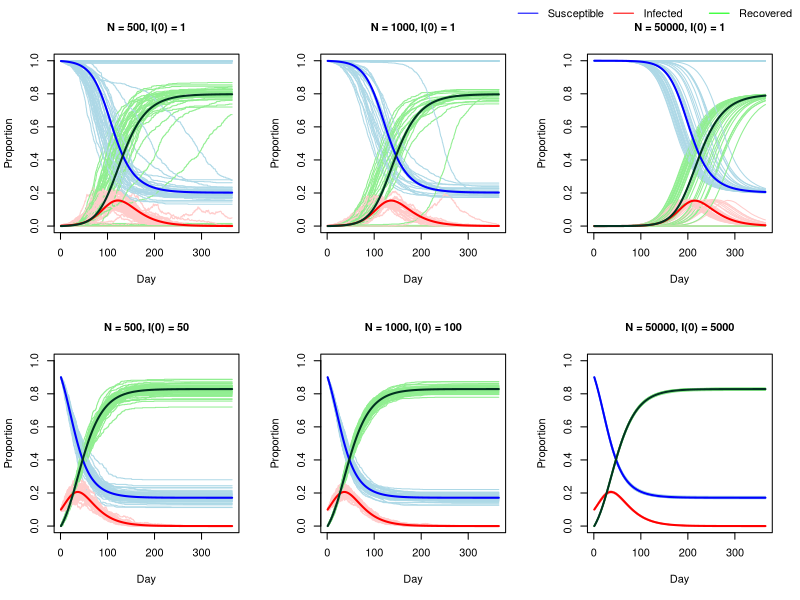

Recreate this plot in R.
#Plots
par(mfrow=c(2,3)) # Create a 2x3 plotting area

#A

#Frequency-dependent formulation
# Stochastic simulation
Stochastic_DT_SIR_model <- function(N, S0, I0, minTime, maxTime, beta, gamma, step_size) {
  minTime <- minTime           # start time
  maxTime <- maxTime           # end time
  step_size <- step_size       # step size
  steps <- seq(minTime, maxTime, by = step_size)   # time discretization
  beta <- beta                 # infection rate
  gamma <- gamma               # recovery rate
  S <- numeric(length(steps))  # create empty vector to store simulations for susceptibles
  I <- numeric(length(steps))  # create empty vector to store simulations for infectives
  R <- numeric(length(steps))  # create empty vector to store simulations for removed
  S[1] <- S0 / N               # initial proportion of susceptibles
  I[1] <- I0 / N               # initial proportion of infectives
  R[1] <- (N - S0 - I0) / N    # initial proportion of Removed
  
  # Loop through discretized time and update the compartments at each step
  for (tym in 2:length(steps)) {
    # Assuming infections occur at the point of a Poisson process
    p_I <- 1 - exp(-beta * I[tym - 1] * step_size)  # Probability of infection
    p_R <- 1 - exp(-gamma * step_size)              # Probability of recovery
    
    # Sample infections and recoveries from a binomial trial
    delta_S <- rbinom(1, round(S[tym - 1] * N), p_I)
    delta_I <- rbinom(1, round(I[tym - 1] * N), p_R)
    
    # Update the compartments
    S[tym] <- S[tym - 1] - delta_S / N
    I[tym] <- I[tym - 1] + delta_S / N - delta_I / N
    R[tym] <- R[tym - 1] + delta_I / N
  }
  
  return(data.frame(Steps = steps, S = S, I = I, R = R))
}


#Frequency-dependent formulation
# Deterministic simulation
Deterministic_DT_SIR_model2 <- function(N, S0, I0, minTime, maxTime, beta, gamma, step_size) {
  minTime <- minTime           # start time
  maxTime <- maxTime           # end time
  step_size <- step_size       # step size
  steps <- seq(minTime, maxTime, by = step_size)   # time discretization
  beta <- beta                 # infection rate
  gamma <- gamma               # recovery rate
  S <- numeric(length(steps))  # create empty vector to store simulations for susceptibles
  I <- numeric(length(steps))  # create empty vector to store simulations for infectives
  R <- numeric(length(steps))  # create empty vector to store simulations for removed
  S[1] <- S0 / N               # initial proportion of susceptibles
  I[1] <- I0 / N               # initial proportion of infectives
  R[1] <- (N - S0 - I0) / N    # initial proportion of Removed
  
  # Loop through discretized time and update the compartments at each step
  for (tym in 2:length(steps)) {
    # Assuming infections occur at the point of a Poisson process
    S[tym] <- S[tym - 1] - S[tym - 1] * (1 - exp(-beta * I[tym - 1] * step_size))
    I[tym] <- I[tym - 1] + S[tym - 1] * (1 - exp(-beta * I[tym - 1] * step_size)) - I[tym - 1] * (1 - exp(-gamma * step_size))
    R[tym] <- R[tym - 1] + I[tym - 1] * (1 - exp(-gamma * step_size))
  }
  
  return(data.frame(Steps = steps, S = S, I = I, R = R))
}

# Initial values and parameters
N <- 500
S0 <- 499
I0 <- 1
minTime <- 1
maxTime <- 365
beta <- 0.1
gamma <- 0.05
step_size <- 0.03

#par(mfrow=c(1,1)) # Create a 2x3 plotting area
# Empty plot frame
plot(0, type = "n", xlim = c(minTime, maxTime), ylim = c(0, 1),cex.main=1.0, xlab = "Day", ylab = "Proportion", main = "N = 500, I(0) = 1")
colors <- c("#add8e6", "#ffcccb", "#90ee90")

# Overlaying plots
plots <- 50
for (i in 1:plots) {
  stochastic <- Stochastic_DT_SIR_model(N, S0, I0, minTime, maxTime, beta, gamma, step_size)
  lines(stochastic$Steps, stochastic$S, col = colors[1])
  lines(stochastic$Steps, stochastic$I, col = colors[2])
  lines(stochastic$Steps, stochastic$R, col = colors[3])
}

deterministic <- Deterministic_DT_SIR_model2(N, S0, I0, minTime, maxTime, beta, gamma, step_size)
lines(deterministic$Steps, deterministic$S, col = "blue", lwd = 2.0)
lines(deterministic$Steps, deterministic$I, col = "red", lwd = 2.0)
lines(deterministic$Steps, deterministic$R, col = "#013220", lwd = 2.0)

#legend("topright", legend = c("Susceptible", "Infected", "Recovered"), col = c("blue", "red", "green"), lty = 1)


#B

#Frequency-dependent formulation
# Stochastic simulation
Stochastic_DT_SIR_model <- function(N, S0, I0, minTime, maxTime, beta, gamma, step_size) {
  minTime <- minTime           # start time
  maxTime <- maxTime           # end time
  step_size <- step_size       # step size
  steps <- seq(minTime, maxTime, by = step_size)   # time discretization
  beta <- beta                 # infection rate
  gamma <- gamma               # recovery rate
  S <- numeric(length(steps))  # create empty vector to store simulations for susceptibles
  I <- numeric(length(steps))  # create empty vector to store simulations for infectives
  R <- numeric(length(steps))  # create empty vector to store simulations for removed
  S[1] <- S0 / N               # initial proportion of susceptibles
  I[1] <- I0 / N               # initial proportion of infectives
  R[1] <- (N - S0 - I0) / N    # initial proportion of Removed
  
  # Loop through discretized time and update the compartments at each step
  for (tym in 2:length(steps)) {
    # Assuming infections occur at the point of a Poisson process
    p_I <- 1 - exp(-beta * I[tym - 1] * step_size)  # Probability of infection
    p_R <- 1 - exp(-gamma * step_size)              # Probability of recovery
    
    # Sample infections and recoveries from a binomial trial
    delta_S <- rbinom(1, round(S[tym - 1] * N), p_I)
    delta_I <- rbinom(1, round(I[tym - 1] * N), p_R)
    
    # Update the compartments
    S[tym] <- S[tym - 1] - delta_S / N
    I[tym] <- I[tym - 1] + delta_S / N - delta_I / N
    R[tym] <- R[tym - 1] + delta_I / N
  }
  
  return(data.frame(Steps = steps, S = S, I = I, R = R))
}


#Frequency-dependent formulation
# Deterministic simulation
Deterministic_DT_SIR_model2 <- function(N, S0, I0, minTime, maxTime, beta, gamma, step_size) {
  minTime <- minTime           # start time
  maxTime <- maxTime           # end time
  step_size <- step_size       # step size
  steps <- seq(minTime, maxTime, by = step_size)   # time discretization
  beta <- beta                 # infection rate
  gamma <- gamma               # recovery rate
  S <- numeric(length(steps))  # create empty vector to store simulations for susceptibles
  I <- numeric(length(steps))  # create empty vector to store simulations for infectives
  R <- numeric(length(steps))  # create empty vector to store simulations for removed
  S[1] <- S0 / N               # initial proportion of susceptibles
  I[1] <- I0 / N               # initial proportion of infectives
  R[1] <- (N - S0 - I0) / N    # initial proportion of Removed
  
  # Loop through discretized time and update the compartments at each step
  for (tym in 2:length(steps)) {
    # Assuming infections occur at the point of a Poisson process
    S[tym] <- S[tym - 1] - S[tym - 1] * (1 - exp(-beta * I[tym - 1] * step_size))
    I[tym] <- I[tym - 1] + S[tym - 1] * (1 - exp(-beta * I[tym - 1] * step_size)) - I[tym - 1] * (1 - exp(-gamma * step_size))
    R[tym] <- R[tym - 1] + I[tym - 1] * (1 - exp(-gamma * step_size))
  }
  
  return(data.frame(Steps = steps, S = S, I = I, R = R))
}

# Initial values and parameters
N <- 1000
S0 <- 999
I0 <- 1
minTime <- 1
maxTime <- 365
beta <- 0.1
gamma <- 0.05
step_size <- 0.03

#par(mfrow=c(1,1)) # Create a 2x3 plotting area
# Empty plot frame
plot(0, type = "n", xlim = c(minTime, maxTime), ylim = c(0, 1), xlab = "Day",cex.main=1.0, ylab = "Proportion", main = "N = 1000, I(0) = 1")
colors <- c("#add8e6", "#ffcccb", "#90ee90")

# Overlaying plots
plots <- 50
for (i in 1:plots) {
  stochastic <- Stochastic_DT_SIR_model(N, S0, I0, minTime, maxTime, beta, gamma, step_size)
  lines(stochastic$Steps, stochastic$S, col = colors[1])
  lines(stochastic$Steps, stochastic$I, col = colors[2])
  lines(stochastic$Steps, stochastic$R, col = colors[3])
}

deterministic <- Deterministic_DT_SIR_model2(N, S0, I0, minTime, maxTime, beta, gamma, step_size)
lines(deterministic$Steps, deterministic$S, col = "blue", lwd = 2.0)
lines(deterministic$Steps, deterministic$I, col = "red", lwd = 2.0)
lines(deterministic$Steps, deterministic$R, col = "#013220", lwd = 2.0)

#legend("topright", legend = c("Susceptible", "Infected", "Recovered"), col = c("blue", "red", "green"), lty = 1)



#C

#Frequency-dependent formulation
# Stochastic simulation
Stochastic_DT_SIR_model <- function(N, S0, I0, minTime, maxTime, beta, gamma, step_size) {
  minTime <- minTime           # start time
  maxTime <- maxTime           # end time
  step_size <- step_size       # step size
  steps <- seq(minTime, maxTime, by = step_size)   # time discretization
  beta <- beta                 # infection rate
  gamma <- gamma               # recovery rate
  S <- numeric(length(steps))  # create empty vector to store simulations for susceptibles
  I <- numeric(length(steps))  # create empty vector to store simulations for infectives
  R <- numeric(length(steps))  # create empty vector to store simulations for removed
  S[1] <- S0 / N               # initial proportion of susceptibles
  I[1] <- I0 / N               # initial proportion of infectives
  R[1] <- (N - S0 - I0) / N    # initial proportion of Removed
  
  # Loop through discretized time and update the compartments at each step
  for (tym in 2:length(steps)) {
    # Assuming infections occur at the point of a Poisson process
    p_I <- 1 - exp(-beta * I[tym - 1] * step_size)  # Probability of infection
    p_R <- 1 - exp(-gamma * step_size)              # Probability of recovery
    
    # Sample infections and recoveries from a binomial trial
    delta_S <- rbinom(1, round(S[tym - 1] * N), p_I)
    delta_I <- rbinom(1, round(I[tym - 1] * N), p_R)
    
    # Update the compartments
    S[tym] <- S[tym - 1] - delta_S / N
    I[tym] <- I[tym - 1] + delta_S / N - delta_I / N
    R[tym] <- R[tym - 1] + delta_I / N
  }
  
  return(data.frame(Steps = steps, S = S, I = I, R = R))
}


#Frequency-dependent formulation
# Deterministic simulation
Deterministic_DT_SIR_model2 <- function(N, S0, I0, minTime, maxTime, beta, gamma, step_size) {
  minTime <- minTime           # start time
  maxTime <- maxTime           # end time
  step_size <- step_size       # step size
  steps <- seq(minTime, maxTime, by = step_size)   # time discretization
  beta <- beta                 # infection rate
  gamma <- gamma               # recovery rate
  S <- numeric(length(steps))  # create empty vector to store simulations for susceptibles
  I <- numeric(length(steps))  # create empty vector to store simulations for infectives
  R <- numeric(length(steps))  # create empty vector to store simulations for removed
  S[1] <- S0 / N               # initial proportion of susceptibles
  I[1] <- I0 / N               # initial proportion of infectives
  R[1] <- (N - S0 - I0) / N    # initial proportion of Removed
  
  # Loop through discretized time and update the compartments at each step
  for (tym in 2:length(steps)) {
    # Assuming infections occur at the point of a Poisson process
    S[tym] <- S[tym - 1] - S[tym - 1] * (1 - exp(-beta * I[tym - 1] * step_size))
    I[tym] <- I[tym - 1] + S[tym - 1] * (1 - exp(-beta * I[tym - 1] * step_size)) - I[tym - 1] * (1 - exp(-gamma * step_size))
    R[tym] <- R[tym - 1] + I[tym - 1] * (1 - exp(-gamma * step_size))
  }
  
  return(data.frame(Steps = steps, S = S, I = I, R = R))
}

# Initial values and parameters
N <- 50000
S0 <- 49999
I0 <- 1
minTime <- 1
maxTime <- 365
beta <- 0.1
gamma <- 0.05
step_size <- 0.03

#par(mfrow=c(1,1)) # Create a 2x3 plotting area
# Empty plot frame
plot(0, type = "n", xlim = c(minTime, maxTime), ylim = c(0, 1), xlab = "Day", cex.main=1.0,ylab = "Proportion", main = "N = 50000, I(0) = 1")
colors <- c("#add8e6", "#ffcccb", "#90ee90")

# Overlaying plots
plots <- 50
for (i in 1:plots) {
  stochastic <- Stochastic_DT_SIR_model(N, S0, I0, minTime, maxTime, beta, gamma, step_size)
  lines(stochastic$Steps, stochastic$S, col = colors[1])
  lines(stochastic$Steps, stochastic$I, col = colors[2])
  lines(stochastic$Steps, stochastic$R, col = colors[3])
}

deterministic <- Deterministic_DT_SIR_model2(N, S0, I0, minTime, maxTime, beta, gamma, step_size)
lines(deterministic$Steps, deterministic$S, col = "blue", lwd = 2.0)
lines(deterministic$Steps, deterministic$I, col = "red", lwd = 2.0)
lines(deterministic$Steps, deterministic$R, col = "#013220", lwd = 2.0)

#legend("topright", legend = c("Susceptible", "Infected", "Recovered"), col = c("blue", "red", "green"), lty = 1)


#D

#Frequency-dependent formulation
# Stochastic simulation
Stochastic_DT_SIR_model <- function(N, S0, I0, minTime, maxTime, beta, gamma, step_size) {
  minTime <- minTime           # start time
  maxTime <- maxTime           # end time
  step_size <- step_size       # step size
  steps <- seq(minTime, maxTime, by = step_size)   # time discretization
  beta <- beta                 # infection rate
  gamma <- gamma               # recovery rate
  S <- numeric(length(steps))  # create empty vector to store simulations for susceptibles
  I <- numeric(length(steps))  # create empty vector to store simulations for infectives
  R <- numeric(length(steps))  # create empty vector to store simulations for removed
  S[1] <- S0 / N               # initial proportion of susceptibles
  I[1] <- I0 / N               # initial proportion of infectives
  R[1] <- (N - S0 - I0) / N    # initial proportion of Removed
  
  # Loop through discretized time and update the compartments at each step
  for (tym in 2:length(steps)) {
    # Assuming infections occur at the point of a Poisson process
    p_I <- 1 - exp(-beta * I[tym - 1] * step_size)  # Probability of infection
    p_R <- 1 - exp(-gamma * step_size)              # Probability of recovery
    
    # Sample infections and recoveries from a binomial trial
    delta_S <- rbinom(1, round(S[tym - 1] * N), p_I)
    delta_I <- rbinom(1, round(I[tym - 1] * N), p_R)
    
    # Update the compartments
    S[tym] <- S[tym - 1] - delta_S / N
    I[tym] <- I[tym - 1] + delta_S / N - delta_I / N
    R[tym] <- R[tym - 1] + delta_I / N
  }
  
  return(data.frame(Steps = steps, S = S, I = I, R = R))
}


#Frequency-dependent formulation
# Deterministic simulation
Deterministic_DT_SIR_model2 <- function(N, S0, I0, minTime, maxTime, beta, gamma, step_size) {
  minTime <- minTime           # start time
  maxTime <- maxTime           # end time
  step_size <- step_size       # step size
  steps <- seq(minTime, maxTime, by = step_size)   # time discretization
  beta <- beta                 # infection rate
  gamma <- gamma               # recovery rate
  S <- numeric(length(steps))  # create empty vector to store simulations for susceptibles
  I <- numeric(length(steps))  # create empty vector to store simulations for infectives
  R <- numeric(length(steps))  # create empty vector to store simulations for removed
  S[1] <- S0 / N               # initial proportion of susceptibles
  I[1] <- I0 / N               # initial proportion of infectives
  R[1] <- (N - S0 - I0) / N    # initial proportion of Removed
  
  # Loop through discretized time and update the compartments at each step
  for (tym in 2:length(steps)) {
    # Assuming infections occur at the point of a Poisson process
    S[tym] <- S[tym - 1] - S[tym - 1] * (1 - exp(-beta * I[tym - 1] * step_size))
    I[tym] <- I[tym - 1] + S[tym - 1] * (1 - exp(-beta * I[tym - 1] * step_size)) - I[tym - 1] * (1 - exp(-gamma * step_size))
    R[tym] <- R[tym - 1] + I[tym - 1] * (1 - exp(-gamma * step_size))
  }
  
  return(data.frame(Steps = steps, S = S, I = I, R = R))
}

# Initial values and parameters
N <- 500
S0 <- 450
I0 <- 50
minTime <- 1
maxTime <- 365
beta <- 0.1
gamma <- 0.05
step_size <- 0.03

#par(mfrow=c(1,1)) # Create a 2x3 plotting area
# Empty plot frame
plot(0, type = "n", xlim = c(minTime, maxTime), ylim = c(0, 1), xlab = "Day",cex.main=1.0, ylab = "Proportion", main = "N = 500, I(0) = 50")
colors <- c("#add8e6", "#ffcccb", "#90ee90")

# Overlaying plots
plots <- 50
for (i in 1:plots) {
  stochastic <- Stochastic_DT_SIR_model(N, S0, I0, minTime, maxTime, beta, gamma, step_size)
  lines(stochastic$Steps, stochastic$S, col = colors[1])
  lines(stochastic$Steps, stochastic$I, col = colors[2])
  lines(stochastic$Steps, stochastic$R, col = colors[3])
}

deterministic <- Deterministic_DT_SIR_model2(N, S0, I0, minTime, maxTime, beta, gamma, step_size)
lines(deterministic$Steps, deterministic$S, col = "blue", lwd = 2.0)
lines(deterministic$Steps, deterministic$I, col = "red", lwd = 2.0)
lines(deterministic$Steps, deterministic$R, col = "#013220", lwd = 2.0)

#legend("topright", legend = c("Susceptible", "Infected", "Recovered"), col = c("blue", "red", "green"), lty = 1)

#E

#Frequency-dependent formulation
# Stochastic simulation
Stochastic_DT_SIR_model <- function(N, S0, I0, minTime, maxTime, beta, gamma, step_size) {
  minTime <- minTime           # start time
  maxTime <- maxTime           # end time
  step_size <- step_size       # step size
  steps <- seq(minTime, maxTime, by = step_size)   # time discretization
  beta <- beta                 # infection rate
  gamma <- gamma               # recovery rate
  S <- numeric(length(steps))  # create empty vector to store simulations for susceptibles
  I <- numeric(length(steps))  # create empty vector to store simulations for infectives
  R <- numeric(length(steps))  # create empty vector to store simulations for removed
  S[1] <- S0 / N               # initial proportion of susceptibles
  I[1] <- I0 / N               # initial proportion of infectives
  R[1] <- (N - S0 - I0) / N    # initial proportion of Removed
  
  # Loop through discretized time and update the compartments at each step
  for (tym in 2:length(steps)) {
    # Assuming infections occur at the point of a Poisson process
    p_I <- 1 - exp(-beta * I[tym - 1] * step_size)  # Probability of infection
    p_R <- 1 - exp(-gamma * step_size)              # Probability of recovery
    
    # Sample infections and recoveries from a binomial trial
    delta_S <- rbinom(1, round(S[tym - 1] * N), p_I)
    delta_I <- rbinom(1, round(I[tym - 1] * N), p_R)
    
    # Update the compartments
    S[tym] <- S[tym - 1] - delta_S / N
    I[tym] <- I[tym - 1] + delta_S / N - delta_I / N
    R[tym] <- R[tym - 1] + delta_I / N
  }
  
  return(data.frame(Steps = steps, S = S, I = I, R = R))
}


#Frequency-dependent formulation
# Deterministic simulation
Deterministic_DT_SIR_model2 <- function(N, S0, I0, minTime, maxTime, beta, gamma, step_size) {
  minTime <- minTime           # start time
  maxTime <- maxTime           # end time
  step_size <- step_size       # step size
  steps <- seq(minTime, maxTime, by = step_size)   # time discretization
  beta <- beta                 # infection rate
  gamma <- gamma               # recovery rate
  S <- numeric(length(steps))  # create empty vector to store simulations for susceptibles
  I <- numeric(length(steps))  # create empty vector to store simulations for infectives
  R <- numeric(length(steps))  # create empty vector to store simulations for removed
  S[1] <- S0 / N               # initial proportion of susceptibles
  I[1] <- I0 / N               # initial proportion of infectives
  R[1] <- (N - S0 - I0) / N    # initial proportion of Removed
  
  # Loop through discretized time and update the compartments at each step
  for (tym in 2:length(steps)) {
    # Assuming infections occur at the point of a Poisson process
    S[tym] <- S[tym - 1] - S[tym - 1] * (1 - exp(-beta * I[tym - 1] * step_size))
    I[tym] <- I[tym - 1] + S[tym - 1] * (1 - exp(-beta * I[tym - 1] * step_size)) - I[tym - 1] * (1 - exp(-gamma * step_size))
    R[tym] <- R[tym - 1] + I[tym - 1] * (1 - exp(-gamma * step_size))
  }
  
  return(data.frame(Steps = steps, S = S, I = I, R = R))
}

# Initial values and parameters
N <- 1000
S0 <- 900
I0 <- 100
minTime <- 1
maxTime <- 365
beta <- 0.1
gamma <- 0.05
step_size <- 0.03

#par(mfrow=c(1,1)) # Create a 2x3 plotting area
# Empty plot frame
plot(0, type = "n", xlim = c(minTime, maxTime), ylim = c(0, 1), xlab = "Day",cex.main=1.0, ylab = "Proportion", main = "N = 1000, I(0) = 100")
colors <- c("#add8e6", "#ffcccb", "#90ee90")

# Overlaying plots
plots <- 50
for (i in 1:plots) {
  stochastic <- Stochastic_DT_SIR_model(N, S0, I0, minTime, maxTime, beta, gamma, step_size)
  lines(stochastic$Steps, stochastic$S, col = colors[1])
  lines(stochastic$Steps, stochastic$I, col = colors[2])
  lines(stochastic$Steps, stochastic$R, col = colors[3])
}

deterministic <- Deterministic_DT_SIR_model2(N, S0, I0, minTime, maxTime, beta, gamma, step_size)
lines(deterministic$Steps, deterministic$S, col = "blue", lwd = 2.0)
lines(deterministic$Steps, deterministic$I, col = "red", lwd = 2.0)
lines(deterministic$Steps, deterministic$R, col = "#013220", lwd = 2.0)

#legend("topright", legend = c("Susceptible", "Infected", "Recovered"), col = c("blue", "red", "green"), lty = 1)

#F

#Frequency-dependent formulation
# Stochastic simulation
Stochastic_DT_SIR_model <- function(N, S0, I0, minTime, maxTime, beta, gamma, step_size) {
  minTime <- minTime           # start time
  maxTime <- maxTime           # end time
  step_size <- step_size       # step size
  steps <- seq(minTime, maxTime, by = step_size)   # time discretization
  beta <- beta                 # infection rate
  gamma <- gamma               # recovery rate
  S <- numeric(length(steps))  # create empty vector to store simulations for susceptibles
  I <- numeric(length(steps))  # create empty vector to store simulations for infectives
  R <- numeric(length(steps))  # create empty vector to store simulations for removed
  S[1] <- S0 / N               # initial proportion of susceptibles
  I[1] <- I0 / N               # initial proportion of infectives
  R[1] <- (N - S0 - I0) / N    # initial proportion of Removed
  
  # Loop through discretized time and update the compartments at each step
  for (tym in 2:length(steps)) {
    # Assuming infections occur at the point of a Poisson process
    p_I <- 1 - exp(-beta * I[tym - 1] * step_size)  # Probability of infection
    p_R <- 1 - exp(-gamma * step_size)              # Probability of recovery
    
    # Sample infections and recoveries from a binomial trial
    delta_S <- rbinom(1, round(S[tym - 1] * N), p_I)
    delta_I <- rbinom(1, round(I[tym - 1] * N), p_R)
    
    # Update the compartments
    S[tym] <- S[tym - 1] - delta_S / N
    I[tym] <- I[tym - 1] + delta_S / N - delta_I / N
    R[tym] <- R[tym - 1] + delta_I / N
  }
  
  return(data.frame(Steps = steps, S = S, I = I, R = R))
}


#Frequency-dependent formulation
# Deterministic simulation
Deterministic_DT_SIR_model2 <- function(N, S0, I0, minTime, maxTime, beta, gamma, step_size) {
  minTime <- minTime           # start time
  maxTime <- maxTime           # end time
  step_size <- step_size       # step size
  steps <- seq(minTime, maxTime, by = step_size)   # time discretization
  beta <- beta                 # infection rate
  gamma <- gamma               # recovery rate
  S <- numeric(length(steps))  # create empty vector to store simulations for susceptibles
  I <- numeric(length(steps))  # create empty vector to store simulations for infectives
  R <- numeric(length(steps))  # create empty vector to store simulations for removed
  S[1] <- S0 / N               # initial proportion of susceptibles
  I[1] <- I0 / N               # initial proportion of infectives
  R[1] <- (N - S0 - I0) / N    # initial proportion of Removed
  
  # Loop through discretized time and update the compartments at each step
  for (tym in 2:length(steps)) {
    # Assuming infections occur at the point of a Poisson process
    S[tym] <- S[tym - 1] - S[tym - 1] * (1 - exp(-beta * I[tym - 1] * step_size))
    I[tym] <- I[tym - 1] + S[tym - 1] * (1 - exp(-beta * I[tym - 1] * step_size)) - I[tym - 1] * (1 - exp(-gamma * step_size))
    R[tym] <- R[tym - 1] + I[tym - 1] * (1 - exp(-gamma * step_size))
  }
  
  return(data.frame(Steps = steps, S = S, I = I, R = R))
}

# Initial values and parameters
N <- 50000
S0 <- 45000
I0 <- 5000
minTime <- 1
maxTime <- 365
beta <- 0.1
gamma <- 0.05
step_size <- 0.03

#par(mfrow=c(1,1)) # Create a 2x3 plotting area
# Empty plot frame
plot(0, type = "n", xlim = c(minTime, maxTime), ylim = c(0, 1), xlab = "Day",cex.main=1.0, ylab = "Proportion", main = "N = 50000, I(0) = 5000")
colors <- c("#add8e6", "#ffcccb", "#90ee90")

# Overlaying plots
plots <- 50
for (i in 1:plots) {
  stochastic <- Stochastic_DT_SIR_model(N, S0, I0, minTime, maxTime, beta, gamma, step_size)
  lines(stochastic$Steps, stochastic$S, col = colors[1])
  lines(stochastic$Steps, stochastic$I, col = colors[2])
  lines(stochastic$Steps, stochastic$R, col = colors[3])
}

deterministic <- Deterministic_DT_SIR_model2(N, S0, I0, minTime, maxTime, beta, gamma, step_size)
lines(deterministic$Steps, deterministic$S, col = "blue", lwd = 2.0)
lines(deterministic$Steps, deterministic$I, col = "red", lwd = 2.0)
lines(deterministic$Steps, deterministic$R, col = "#013220", lwd = 2.0)

#legend("topright", legend = c("Susceptible", "Infected", "Recovered"), col = c("blue", "red", "green"), lty = 1)

add_legend <- function(...) {
  opar <- par(fig=c(0, 1, 0, 1), oma=c(0, 0, 0, 0), 
              mar=c(0, 0, 0, 0), new=TRUE)
  on.exit(par(opar))
  plot(0, 0, type='n', bty='n', xaxt='n', yaxt='n')
  legend(...)
}
add_legend("topright", legend=c("Susceptible", "Infected", "Recovered"), lty=1, 
           col=c("blue", "red", "green"),
           horiz=T, bty='n', cex=1.0)



